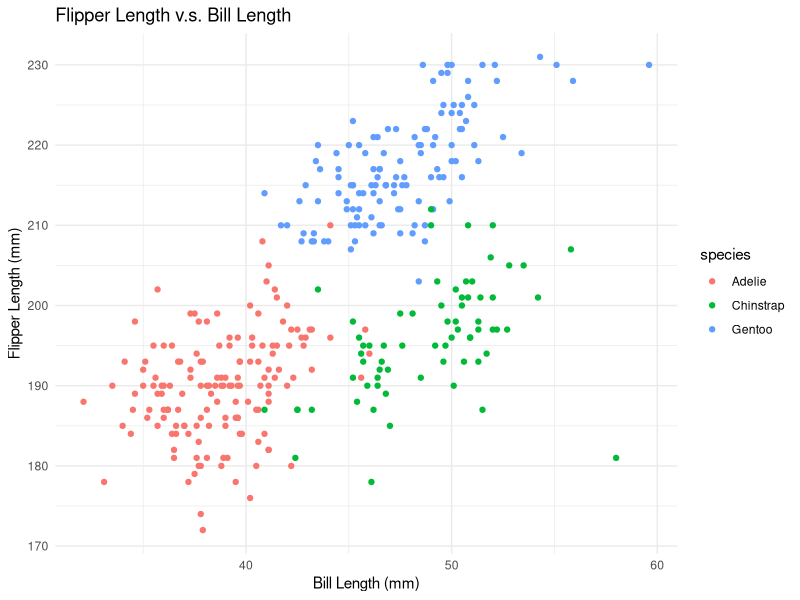
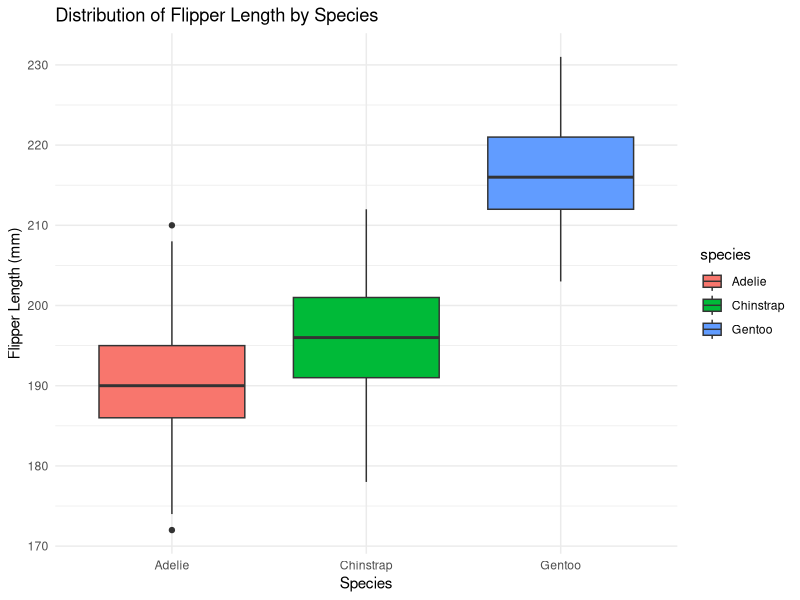

These charts were generated, in order, by the following R code:
## ---- chunk 1
library(lme4)
library(tidyverse)
# install.packages("palmerpenguins") # install if needed
library(palmerpenguins)
## ---- chunk 2
penguins <- penguins

summary(penguins)
## ---- chunk 3
ggplot(penguins, aes(x = bill_length_mm, y = flipper_length_mm, color = species)) +
  geom_point()+
  labs(title = "Flipper Length v.s. Bill Length", x = "Bill Length (mm)", y = "Flipper Length (mm)")+
  theme_minimal()

ggplot(penguins, aes(x = species, y = flipper_length_mm, fill = species)) +
  geom_boxplot()+
  labs(title = "Distribution of Flipper Length by Species",
       x = "Species",
       y = "Flipper Length (mm)") +
  theme_minimal()

## ---- chunk 4
lm_flipper_body <- lm(flipper_length_mm ~ body_mass_g, data = penguins)

summary(lm_flipper_body)

## ---- chunk 5
lm_flipper_body_bill <- lm(flipper_length_mm ~ body_mass_g + bill_length_mm, data = penguins)

summary(lm_flipper_body_bill)

## ---- chunk 6
interaction <- lm(flipper_length_mm ~ body_mass_g * bill_length_mm, data = penguins)

summary(interaction)

## ---- chunk 7
anova(lm_flipper_body_bill, interaction)

anova(lm_flipper_body, lm_flipper_body_bill)
## ---- chunk 8
lm_flipper_species_body <- lm(flipper_length_mm ~ species + body_mass_g, data = penguins)
summary(lm_flipper_species_body)

## ---- chunk 9
penguins$species <- relevel(penguins$species, ref = "Chinstrap")

## ---- chunk 10
relevel <- lm(flipper_length_mm ~ species + body_mass_g, data = penguins)
summary(relevel)

## ---- chunk 11
penguins_clean <- penguins %>% drop_na(sex)

logistic_model <- glm(sex ~ body_mass_g + flipper_length_mm + bill_length_mm, 
                   data = penguins_clean, 
                   family = binomial)

summary(logistic_model)
## ---- chunk 12


